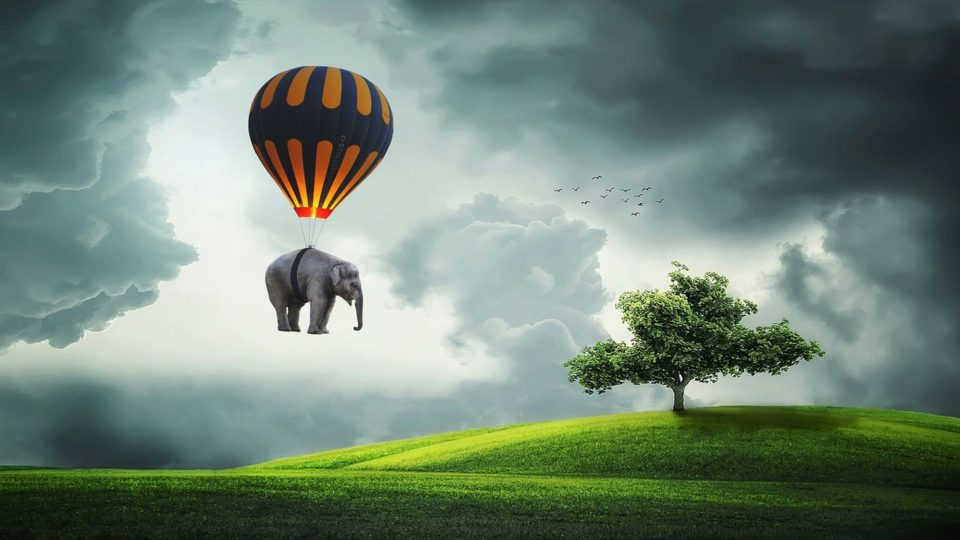
#> input picture elephant_balloon.jpg, 960 x 540 px, found by its file name
$ python estimation_removal.py
#> lines starting #> are read from the running program, lines starting #| are printed output that depends on the picture; after the words box and inside, x2 and y2 are one past the last pixel; in counts of white or black regions, pixels touching at a corner belong together
# Programmed by "Huzefa Ali Asgar"

import cv2
import numpy as np
from PIL import Image

# Placeholder for Depth Estimation Function using a pre-trained model
def estimate_depth(image_path, model):
    # Load image
    image = Image.open(image_path)
#> image is the input picture: PIL image 960x540 RGB; mean R, G, B 113.2, 132.5, 119.1
    image = image.resize((384, 384))
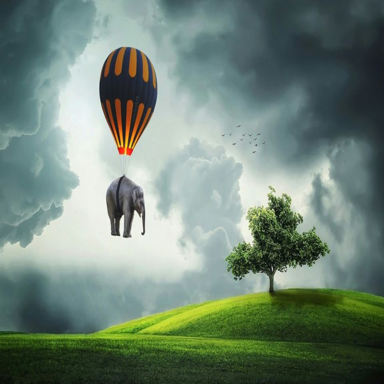
#> image: PIL image 384x384 RGB; mean R, G, B 113.2, 132.5, 119.1
    image = np.array(image)

    # Simulate a depth map with random values for demonstration purposes
    depth = np.random.rand(image.shape[0], image.shape[1])  # Random depth for demonstration

    return depth

# Object Removal Function
def remove_object(image_path, mask):
    image = cv2.imread(image_path)
    inpainted_image = cv2.inpaint(image, mask, 3, cv2.INPAINT_TELEA)
    return inpainted_image

# Main Workflow
def main():
    # The path to the image to be processed
    image_path = '/Users/huz/Desktop/Computer_Photography_Group_Project/elephant_balloon.jpg'

    # Placeholder for a model
    model = None

    # Estimate Depth
    depth = estimate_depth(image_path, model)

    # Convert depth data to an 8-bit image for visualization (normalize and scale)
    depth_normalized = (depth / np.max(depth) * 255).astype(np.uint8)
    depth_colormap = cv2.applyColorMap(depth_normalized, cv2.COLORMAP_JET)  # Apply a color map for better visualization
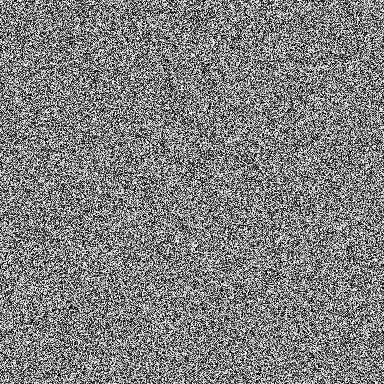
#> depth_normalized: shape (384, 384); min 0, max 255, mean 127.1

    # Save the depth data as an image for visualization
    depth_image_path = image_path.replace('.jpg', '_depth.jpg')
    cv2.imwrite(depth_image_path, depth_colormap)
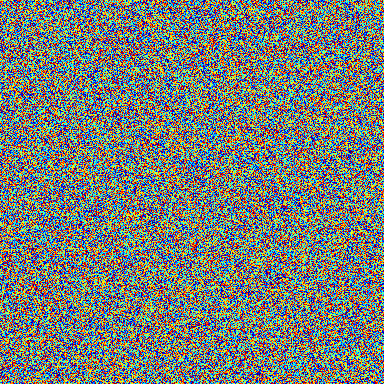
#> saved as elephant_balloon_depth.jpg: shape (384, 384, 3); mean B, G, R 119.7, 126.8, 119.7

    # For object removal, we need a mask. Here we should have a function to create a mask.
    # Since we don't have an actual mask, let's create a dummy mask .
    mask = np.zeros(depth_normalized.shape, dtype=np.uint8)
    cv2.circle(mask, (mask.shape[1]//2, mask.shape[0]//2), 100, 255, -1)  # A simple circular mask
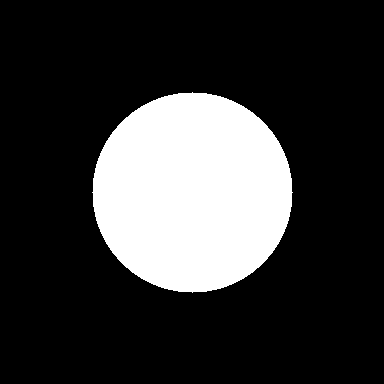
#> mask: shape (384, 384); 21.3% white; 1 white region, box (x1, y1, x2, y2) and area: (92, 92, 293, 293) 31417

    # Remove object using the mask
    result_image = remove_object(image_path, mask)

    # Save the result of object removal
    result_image_path = image_path.replace('.jpg', '_removed.jpg')
    cv2.imwrite(result_image_path, result_image)

    print(f"Depth map saved to {depth_image_path}")
    print(f"Object removed image saved to {result_image_path}")

if __name__ == "__main__":
#> (the run stopped early here; a loop or call above may not have finished)

$ run again, with tiger.jpg copied over elephant_balloon.jpg
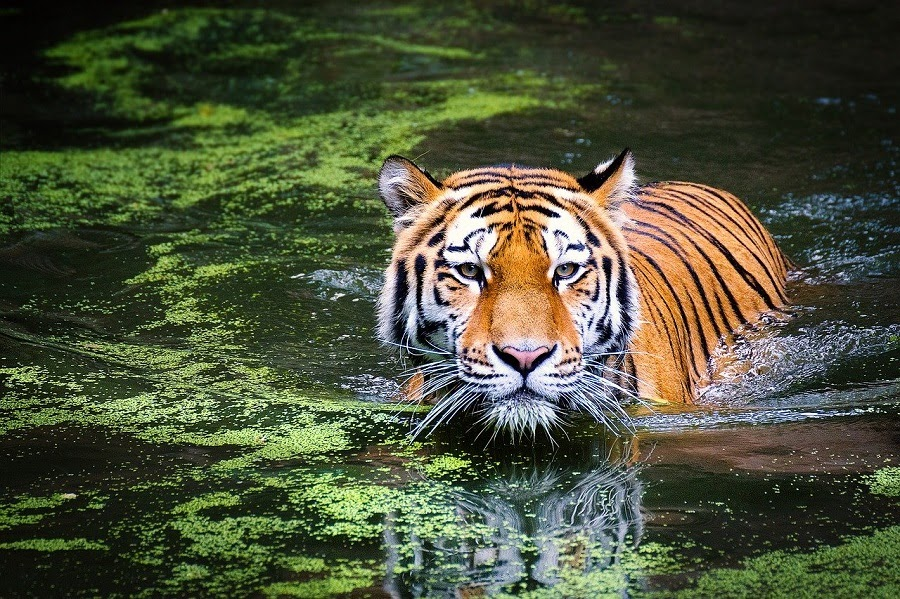
#> input picture tiger.jpg, 900 x 599 px, found by its file name
#> in estimate_depth, image is the input picture: PIL image 900x599 RGB; mean R, G, B 76.4, 82.2, 58.1
#> in estimate_depth, `image = image.resize((384, 384))`:
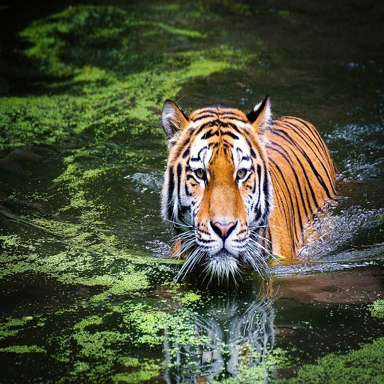
#> image: PIL image 384x384 RGB; mean R, G, B 76.4, 82.2, 58.1
#> mask: shape (384, 384); 21.3% white; 1 white region, box (x1, y1, x2, y2) and area: (92, 92, 293, 293) 31417
